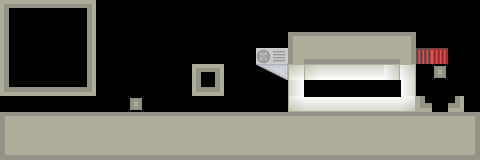

Tiled map render using the project's own tile images. Description and the map definition, with tile-layer contents summarised, below:
An orthogonal 30x10 tile map with 16x16 px tiles, 2 tile layers (Background, Middle) and 6 objects (collider, img, Tri, asdasdasd, LIneasss, ...).

<map version="1.0" orientation="orthogonal" width="30" height="10" tilewidth="16" tileheight="16">
 <tileset firstgid="1" name="Tileset" tilewidth="16" tileheight="16">
  <image source="../Sprites/Tileset.png" trans="ffffff" width="128" height="112" />
  <tile id="14">
   <properties>
    <property name="colspan" value="2" />
    <property name="isAnimated" value="true" />
   </properties>
  </tile>
  <tile id="22">
   <properties>
    <property name="colspan" value="2" />
   </properties>
  </tile>
 </tileset>
 <layer name="Background" width="30" height="10">
  <properties>
   <property name="ZOrder" value="0.16" />
  </properties>
  <data>[300 cells, 52 non-empty, 18 distinct tile ids]</data>
 </layer>
 <layer name="Middle" width="30" height="10">
  <data>[300 cells, 112 non-empty, 15 distinct tile ids]</data>
 </layer>
 <objectgroup name="Capa de Objetos 1" width="30" height="10">
  <object name="Caja" type="collider" x="0" y="0" width="88" height="87" />
  <object name="img" gid="7" x="126" y="113" />
  <object name="Tri" x="439" y="72">
   <polygon points="0,0 -17,40 28,40" />
  </object>
  <object name="asdasdasd" x="189" y="65" width="40" height="39">
   <ellipse />
  </object>
  <object name="LIneasss" x="514" y="102">
   <polyline points="0,0 -27,-90 17,-89 44,-27 28,2 21,61 -12,51 1,-3" />
  </object>
  <object name="mini" x="0" y="0" width="2" height="2" />
 </objectgroup>
</map>
